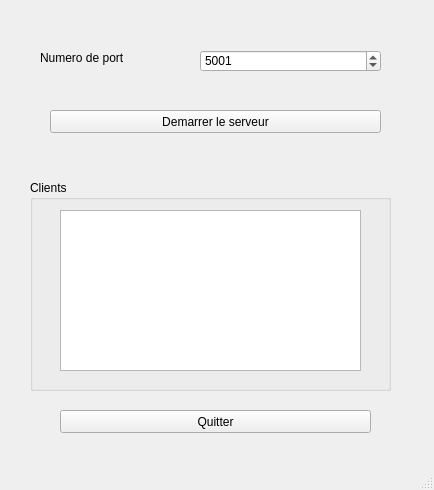
<?xml version="1.0" encoding="UTF-8"?>
<ui version="4.0">
 <class>socketServeur</class>
 <widget class="QMainWindow" name="socketServeur">
  <property name="geometry">
   <rect>
    <x>0</x>
    <y>0</y>
    <width>434</width>
    <height>490</height>
   </rect>
  </property>
  <property name="windowTitle">
   <string>socketServeur</string>
  </property>
  <widget class="QWidget" name="centralwidget">
   <widget class="QLabel" name="label">
    <property name="geometry">
     <rect>
      <x>40</x>
      <y>50</y>
      <width>91</width>
      <height>16</height>
     </rect>
    </property>
    <property name="text">
     <string>Numero de port</string>
    </property>
   </widget>
   <widget class="QSpinBox" name="spinBox_port">
    <property name="geometry">
     <rect>
      <x>200</x>
      <y>50</y>
      <width>181</width>
      <height>22</height>
     </rect>
    </property>
    <property name="maximum">
     <number>10000</number>
    </property>
    <property name="value">
     <number>5001</number>
    </property>
   </widget>
   <widget class="QPushButton" name="pushButton_Demarrer">
    <property name="geometry">
     <rect>
      <x>50</x>
      <y>110</y>
      <width>331</width>
      <height>23</height>
     </rect>
    </property>
    <property name="text">
     <string>Demarrer le serveur</string>
    </property>
   </widget>
   <widget class="QGroupBox" name="groupBox">
    <property name="geometry">
     <rect>
      <x>30</x>
      <y>180</y>
      <width>361</width>
      <height>211</height>
     </rect>
    </property>
    <property name="title">
     <string>Clients</string>
    </property>
    <widget class="QTextEdit" name="textEdit_client">
     <property name="geometry">
      <rect>
       <x>30</x>
       <y>30</y>
       <width>301</width>
       <height>161</height>
      </rect>
     </property>
    </widget>
   </widget>
   <widget class="QPushButton" name="pushButton_2">
    <property name="geometry">
     <rect>
      <x>60</x>
      <y>410</y>
      <width>311</width>
      <height>23</height>
     </rect>
    </property>
    <property name="text">
     <string>Quitter</string>
    </property>
   </widget>
  </widget>
  <widget class="QStatusBar" name="statusbar"/>
 </widget>
 <resources/>
 <connections>
  <connection>
   <sender>pushButton_2</sender>
   <signal>clicked()</signal>
   <receiver>socketServeur</receiver>
   <slot>close()</slot>
   <hints>
    <hint type="sourcelabel">
     <x>284</x>
     <y>430</y>
    </hint>
    <hint type="destinationlabel">
     <x>394</x>
     <y>444</y>
    </hint>
   </hints>
  </connection>
 </connections>
</ui>
